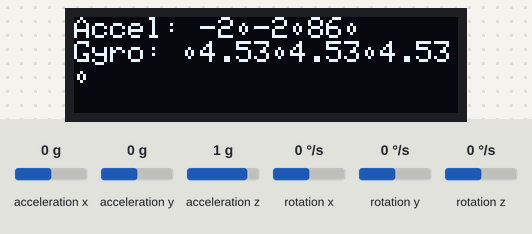
The program below on a simulated Arduino Uno, built with avr-gcc and run on an emulated ATmega328P. Shown: 128×32 one-colour display. Wiring (inferred from the names in the program): MPU-6050 motion sensor at I2C address 0x68. The inputs (shaded band) are chosen by the test bench; at power-on: acceleration x 0 g, acceleration y 0 g, acceleration z 1 g, rotation x 0 °/s, rotation y 0 °/s, rotation z 0 °/s.

Above: at 2.2 s.
2.3 s: acceleration x set to -1.4 g
At 2.8 s:
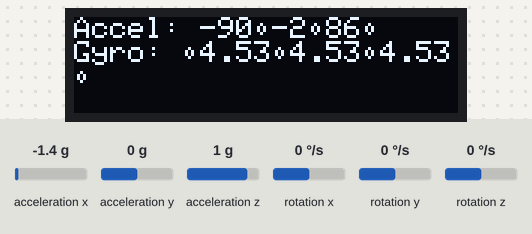
3.9 s: acceleration y set to -1.4 g
At 5.1 s:
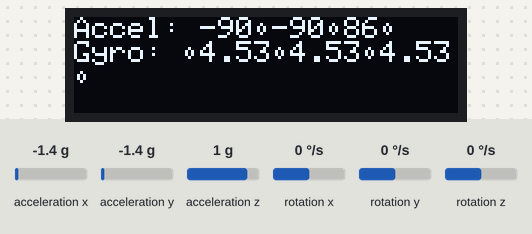
5.4 s: acceleration z set to -1.4 g
At 6.4 s:
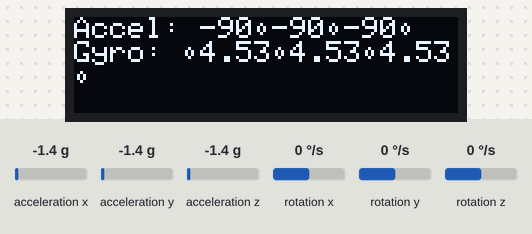
6.9 s: rotation x set to -192 °/s
At 7.7 s:
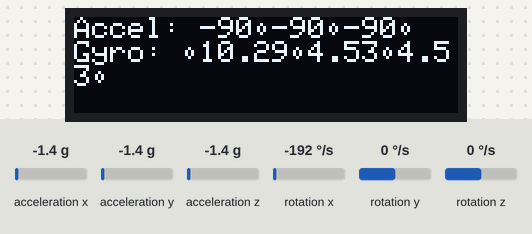
8.5 s: rotation y set to -192 °/s
At 9.1 s:
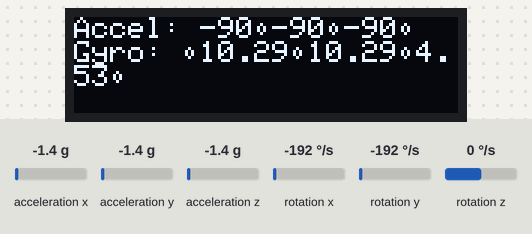
10.0 s: rotation z set to -192 °/s
At 10.5 s:
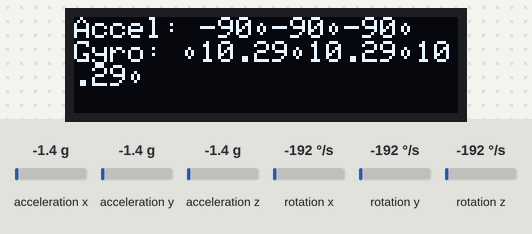
Timing chart, 0 to 12.5 s (numbered marks = the images above; inputs shaded):
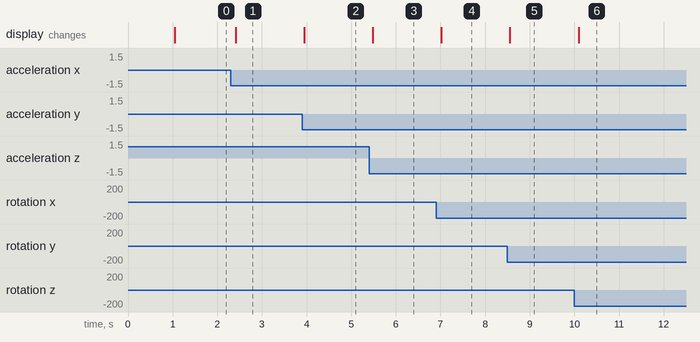

Measured:
- after the input at 2.3 s, the display: changes after 0.11 s (image 1)
- after the input at 3.9 s, the display: changes after 0.05 s (image 2)
- after the input at 5.4 s, the display: changes after 0.08 s (image 3)
- after the input at 6.9 s, the display: changes after 0.12 s (image 4)
- after the input at 8.5 s, the display: changes after 0.06 s (image 5)
- after the input at 10.0 s, the display: changes after 0.10 s (image 6)

The program:

main.cpp
```cpp
#include <Arduino.h>
#include <Wire.h>
#include <Adafruit_SSD1306.h>
#include <Adafruit_GFX.h>

#define OLED_WIDTH 128
#define OLED_HEIGHT 32

#define OLED_ADDR   0x3C
#define MPU6050_ADRESS 0x68

const int ACCEL_OFFSET   = 200;
const int GYRO_OFFSET    = 151;  // 151
const int GYRO_SENSITITY = 131;  // 131 is sensivity of gyro from data sheet
const float GYRO_SCALE   = 0.2; //  0.02 by default - tweak as required
const float LOOP_TIME    = 0.15; // 0.1 = 100ms

int16_t accX, accY, accZ, gyrX, gyrY, gyrZ, tVal;
int accValue[3], accAngle[3], gyroValue[3], temperature, accCorr;
float gyroAngle[3], gyroCorr;


Adafruit_SSD1306 display(OLED_WIDTH, OLED_HEIGHT);

void setup() {
  display.begin(SSD1306_SWITCHCAPVCC, OLED_ADDR);

  display.setTextSize(1);
  display.setTextColor(WHITE);

  Wire.begin();
  Wire.beginTransmission(MPU6050_ADRESS); // Begins a transmission to the I2C slave (GY-521 board)
  Wire.write(0x6B); // PWR_MGMT_1 register
  Wire.write(0); // set to zero (wakes up the MPU-6050)
  Wire.endTransmission(true);

  delay(1000);
}

void loop(){
Wire.beginTransmission(MPU6050_ADRESS);
  Wire.write(0x3B); // starting with register 0x3B (ACCEL_XOUT_H) [MPU-6000 and MPU-6050 Register Map and Descriptions Revision 4.2, p.40]
  Wire.endTransmission(false); // the parameter indicates that the Arduino will send a restart. As a result, the connection is kept active.
  Wire.requestFrom(MPU6050_ADRESS, 7*2, true); // request a total of 7*2=14 registers

  // "Wire.read()<<8 | Wire.read();" means two registers are read and stored in the same variable
  for(byte i=0; i<3; i++) {
    accValue[i] = Wire.read()<<8 | Wire.read(); // reading registers: ACCEL_XOUT, ACCEL_YOUT, ACCEL_ZOUT
  }
  temperature = Wire.read()<<8 | Wire.read(); // reading registers: 0x41 (TEMP_OUT_H) and 0x42 (TEMP_OUT_L)
  for(byte i=0; i<3; i++) {
    gyroValue[i] = Wire.read()<<8 | Wire.read(); // reading registers: GYRO_XOUT, GYRO_>OUT, GYRO_ZOUT
  }
display.clearDisplay();
  display.setCursor(0, 0);
  display.print("Accel: ");
  for(byte i=0; i<3; i++) {
    accCorr = accValue[i] - ACCEL_OFFSET;
    accCorr = map(accCorr, -16800, 16800, -90, 90);
    accAngle[i] = constrain(accCorr, -90, 90);
    display.print(accAngle[i]);
    display.print("\t");
  }
  display.println();
  display.print("Gyro: \t");

  for(byte i=0; i<3; i++) {
    gyroCorr = (float)((gyroValue[i]/GYRO_SENSITITY) - GYRO_OFFSET);
    gyroAngle[i] = (gyroCorr * GYRO_SCALE) * -LOOP_TIME;
    display.print(gyroAngle[i]);
    display.print("\t");
  }
display.display();
  delay(LOOP_TIME * 1000);
}
```
